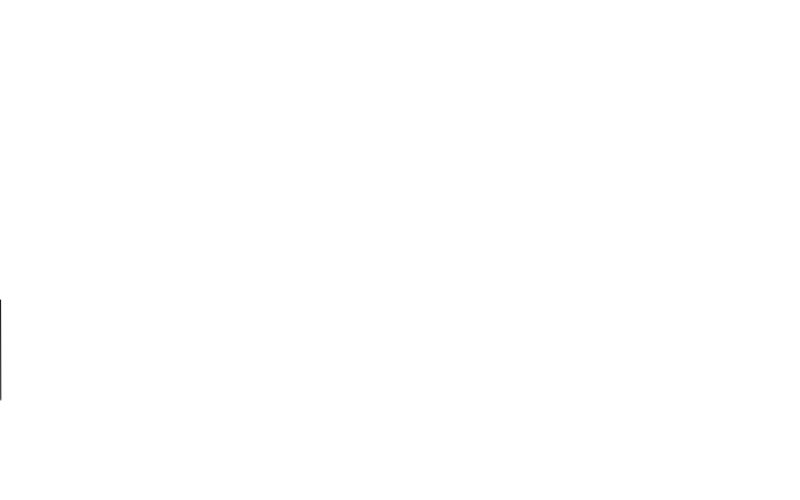
Frame 1 (no input)
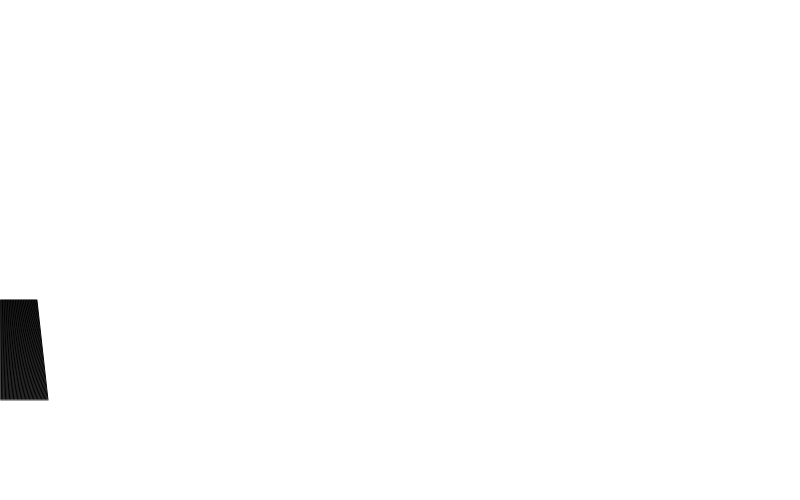
Frame 60 (no input)
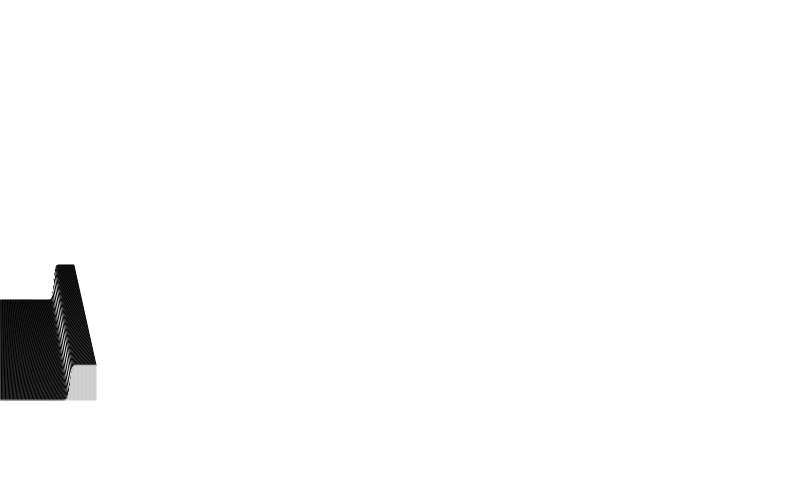
Frame 120 (the mouse pressed at the canvas centre since frame 60)

The p5.js sketch that drew these frames (run headless with seeded random() and noise() and a simulated clock; from frame 60 on, the mouse is pressed at the canvas centre):

// p5.js sketch
// ── sketch.js
var x = 0;

function setup() {
  createCanvas(800, 500);
}


//creating stairs using sigmoid function
function draw() {
    if(x < 1600){
        x = x + 0.8;
    }
    
    //step 1: define variables individually
//    y1 = 50*exp(x-100)/(1 + exp(x-100));
//    y2 = 50*exp(x-200)/(1 + exp(x-200));
//    y3 = 50*exp(x-300)/(1 + exp(x-300));
//    y4 = 50*exp(x-400)/(1 + exp(x-400));
//    y5 = 50*exp(x-500)/(1 + exp(x-500));
//    y6 = 50*exp(x-600)/(1 + exp(x-600));
//    
//  line(x, 400-(y1 + y2 + y3 + y4 + y5 + y6), 0, 0);
    
    //step 2: do it with arrays:
    var i = 0;
    var step = 70;
    var yVals = [];
    while(step*i <= 800) {
        i++;
        var temp = step*i;
        yVals.push(50*exp(x-temp)/(1 + exp(x-temp)));
    }
    var sum = yVals.reduce(add, 0);
    sum = 0.7*sum;
    stroke(0);
    line(x, 400-sum, x/1.3,400-sum-100);
    
    stroke(200);
    line(x, 400-sum, x, 400);
}

function add(a, b) {
    return a + b;
}
